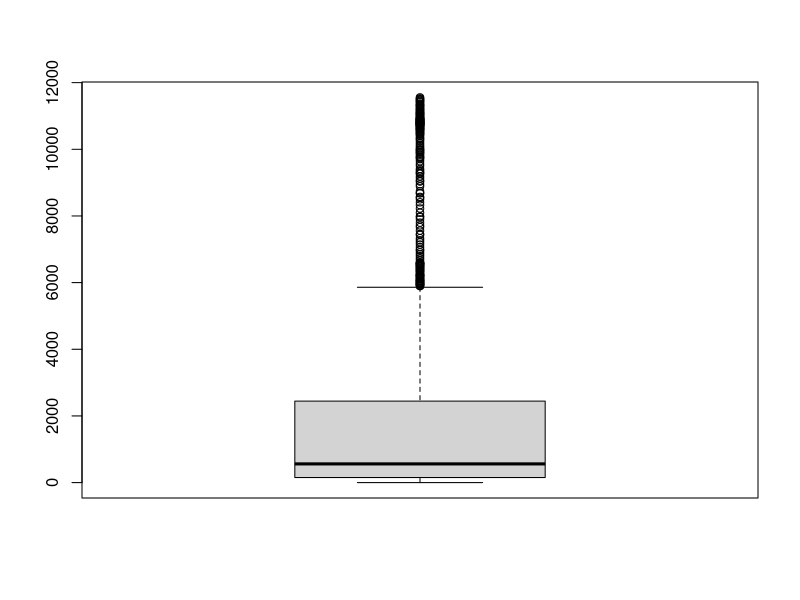
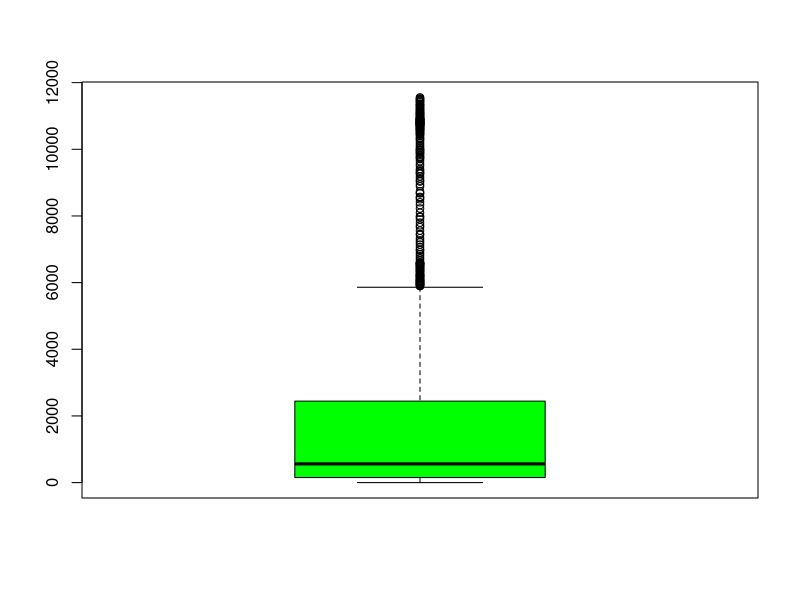

Recreate these plots in R, in order.
cases =  read.csv("data.csv",header = TRUE,sep = ",",
                  colClasses = c("NULL","NULL","NULL","NULL"
                                 ,"NULL","NULL","numeric","NULL",
                                 "NULL","NULL","NULL","NULL"))
death_cases = c(0)
for (a in cases[1])
{
  death_cases =  append(death_cases,a)
}
options(scipen=10000)
boxplot(death_cases)

jpeg(file="E:/Prob Project/public/images/deathCasesBoxPlot.jpeg",
     width=600, height=350)
boxplot(death_cases, col="green")

dev.off()